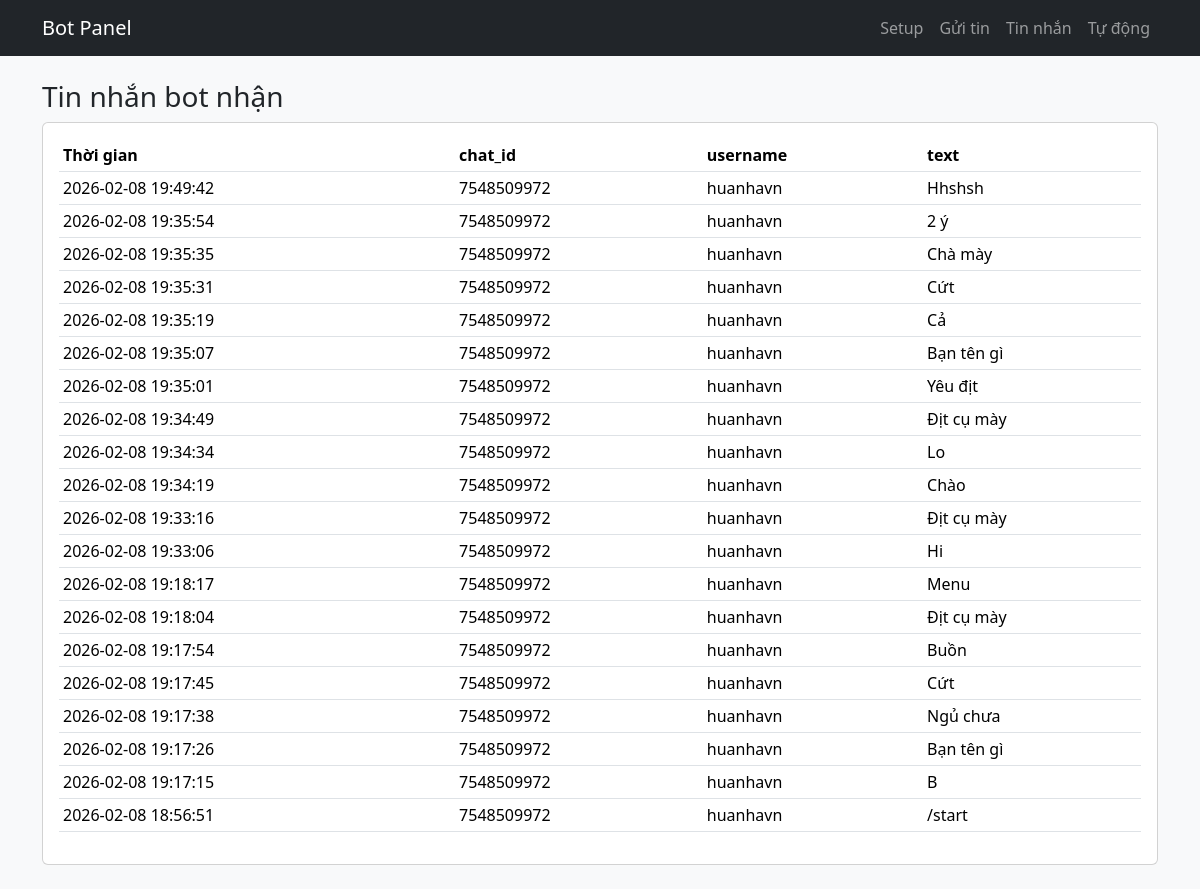
The page /messages on the database its author committed.
### tables this page shows
CREATE TABLE messages (
        id INTEGER PRIMARY KEY AUTOINCREMENT,
        ts DATETIME DEFAULT CURRENT_TIMESTAMP,
        chat_id TEXT,
        username TEXT,
        text TEXT
    );

### app.py (the view)
@app.route("/messages")
def messages():
    rows = list_messages(200)
    return render_template("messages.html", rows=rows)

### db.py (called while the page is built)
def get_conn():
    conn = sqlite3.connect(DB_PATH)
    conn.row_factory = sqlite3.Row
    return conn

def list_messages(limit=200):
    conn = get_conn()
    rows = conn.execute(
        "SELECT ts, chat_id, username, text FROM messages ORDER BY id DESC LIMIT ?",
        (limit,),
    ).fetchall()
    conn.close()
    return rows

### templates/messages.html
{% extends "base.html" %}
{% block content %}
<h3>Tin nhắn bot nhận</h3>
<div class="card p-3">
  <table class="table table-sm">
    <thead>
      <tr>
        <th>Thời gian</th>
        <th>chat_id</th>
        <th>username</th>
        <th>text</th>
      </tr>
    </thead>
    <tbody>
      {% for r in rows %}
      <tr>
        <td>{{ r["ts"] }}</td>
        <td>{{ r["chat_id"] }}</td>
        <td>{{ r["username"] }}</td>
        <td style="max-width:520px; white-space:pre-wrap;">{{ r["text"] }}</td>
      </tr>
      {% endfor %}
    </tbody>
  </table>
</div>
{% endblock %}

### templates/base.html (shortened to what this page needs)
<!doctype html>
<html lang="vi">
<head>
  <link href="https://cdn.jsdelivr.net/npm/bootstrap@5.3.3/dist/css/bootstrap.min.css" rel="stylesheet">
</head>
<body class="bg-light">
<nav class="navbar navbar-expand-lg navbar-dark bg-dark">
  <div class="container">
    <a class="navbar-brand" href="{{ url_for('dashboard') }}">Bot Panel</a>
    <div class="navbar-nav">
      <a class="nav-link" href="{{ url_for('setup') }}">Setup</a>
      <a class="nav-link" href="{{ url_for('send') }}">Gửi tin</a>
      <a class="nav-link" href="{{ url_for('messages') }}">Tin nhắn</a>
      <a class="nav-link" href="{{ url_for('schedules') }}">Tự động</a>
    </div>
  </div>
</nav>
<div class="container py-4">
  {% block content %}{% endblock %}
</div>
</body>
</html>

### rows shown on the page
messages: ts "2026-02-08 19:49:42", chat_id "7548509972", username "huanhavn", text "Hhshsh"
messages: ts "2026-02-08 19:35:54", chat_id "7548509972", username "huanhavn", text "2 ý"
messages: ts "2026-02-08 19:35:35", chat_id "7548509972", username "huanhavn", text "Chà mày"
messages: ts "2026-02-08 19:35:31", chat_id "7548509972", username "huanhavn", text "Cứt"
messages: ts "2026-02-08 19:35:19", chat_id "7548509972", username "huanhavn", text "Cả"
messages: ts "2026-02-08 19:35:07", chat_id "7548509972", username "huanhavn", text "Bạn tên gì"
messages: ts "2026-02-08 19:35:01", chat_id "7548509972", username "huanhavn", text "Yêu địt"
messages: ts "2026-02-08 19:34:49", chat_id "7548509972", username "huanhavn", text "Địt cụ mày"
messages: ts "2026-02-08 19:34:34", chat_id "7548509972", username "huanhavn", text "Lo"
messages: ts "2026-02-08 19:34:19", chat_id "7548509972", username "huanhavn", text "Chào"
messages: ts "2026-02-08 19:33:16", chat_id "7548509972", username "huanhavn", text "Địt cụ mày"
messages: ts "2026-02-08 19:33:06", chat_id "7548509972", username "huanhavn", text "Hi"
messages: ts "2026-02-08 19:18:17", chat_id "7548509972", username "huanhavn", text "Menu"
messages: ts "2026-02-08 19:18:04", chat_id "7548509972", username "huanhavn", text "Địt cụ mày"
messages: ts "2026-02-08 19:17:54", chat_id "7548509972", username "huanhavn", text "Buồn"
messages: ts "2026-02-08 19:17:45", chat_id "7548509972", username "huanhavn", text "Cứt"
messages: ts "2026-02-08 19:17:38", chat_id "7548509972", username "huanhavn", text "Ngủ chưa"
messages: ts "2026-02-08 19:17:26", chat_id "7548509972", username "huanhavn", text "Bạn tên gì"
messages: ts "2026-02-08 19:17:15", chat_id "7548509972", username "huanhavn", text "B"
messages: ts "2026-02-08 18:56:51", chat_id "7548509972", username "huanhavn", text "/start"
